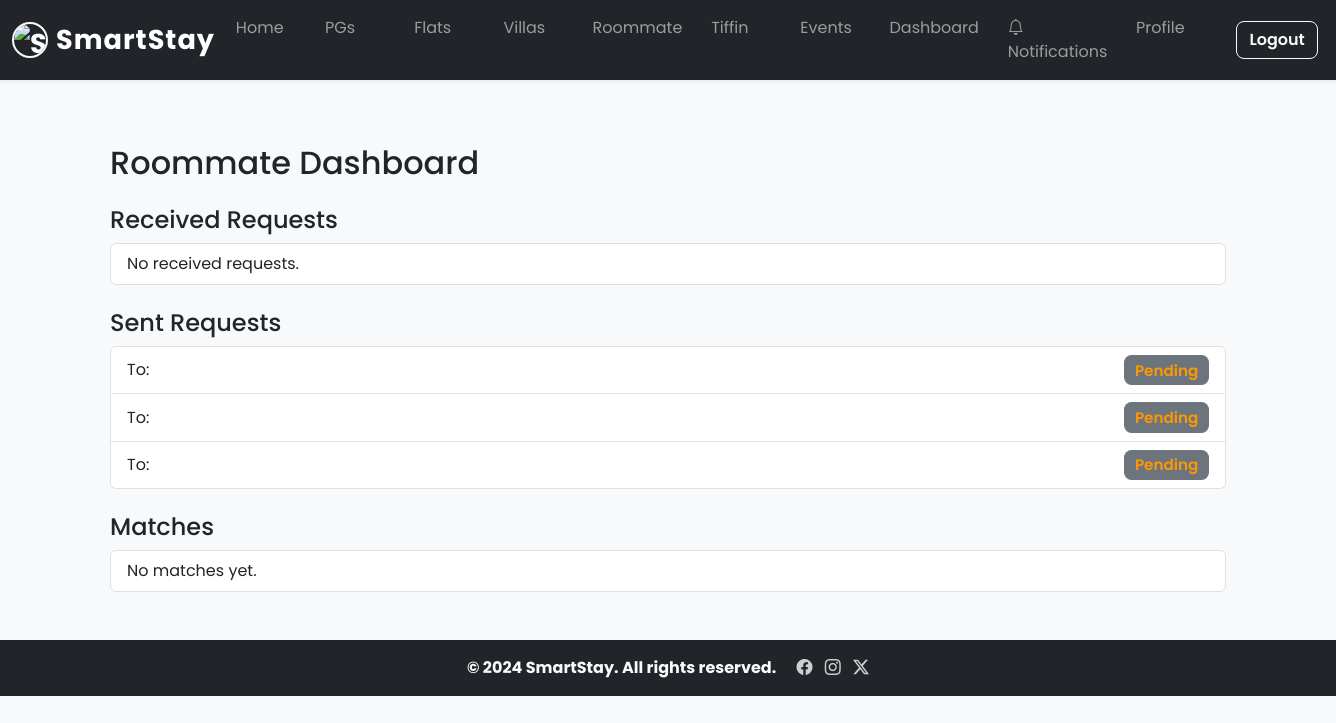
The app's page /roommates/requests (signed in) with its own data.
### models/models.py (models this page shows)
class RoommateRequest(db.Model):
    id = db.Column(db.Integer, primary_key=True)
    sender_id = db.Column(db.Integer, db.ForeignKey('user.id'), nullable=False)
    receiver_id = db.Column(db.Integer, db.ForeignKey('user.id'), nullable=False)
    status = db.Column(db.String(20), default='pending')  # pending, accepted, rejected
    timestamp = db.Column(db.DateTime, default=datetime.utcnow)
    sender = db.relationship('User', foreign_keys=[sender_id], backref='sent_roommate_requests')
    receiver = db.relationship('User', foreign_keys=[receiver_id], backref='received_roommate_requests')

### blueprints/roommate.py (the view)
@roommate_bp.route('/requests')
@login_required
def requests_dashboard():
    sent = RoommateRequest.query.filter_by(sender_id=current_user.id).all()
    received = RoommateRequest.query.filter_by(receiver_id=current_user.id).all()
    matches = RoommateRequest.query.filter_by(status='accepted').filter(
        (RoommateRequest.sender_id==current_user.id) | (RoommateRequest.receiver_id==current_user.id)
    ).all()
    return render_template('roommate/dashboard.html', sent=sent, received=received, matches=matches)

### app.py (called while the page is built)
@login_manager.user_loader
def load_user(user_id):
    return User.query.get(int(user_id))

### templates/roommate/dashboard.html (shortened to what this page needs)
{% extends 'base.html' %}
{% block content %}
<div class="container py-5">
  <h2 class="mb-4">Roommate Dashboard</h2>
  <h4>Received Requests</h4>
  <ul class="list-group mb-4">
    {% for req in received %}
      <li class="list-group-item d-flex justify-content-between align-items-center">
        From: {{ req.sender.username }}
        <span>
          {% if req.status == 'pending' %}
            <form method="post" action="{{ url_for('roommate.accept_request', req_id=req.id) }}" style="display:inline-block;">
              <button type="submit" class="btn btn-success btn-sm">Accept</button>
            </form>
            <form method="post" action="{{ url_for('roommate.reject_request', req_id=req.id) }}" style="display:inline-block;">
              <button type="submit" class="btn btn-danger btn-sm">Reject</button>
            </form>
          {% else %}
            <span class="badge bg-secondary">{{ req.status|capitalize }}</span>
          {% endif %}
        </span>
      </li>
    {% else %}
      <li class="list-group-item">No received requests.</li>
    {% endfor %}
  </ul>
  <h4>Sent Requests</h4>
  <ul class="list-group mb-4">
    {% for req in sent %}
      <li class="list-group-item d-flex justify-content-between align-items-center">
        To: {{ req.receiver.username }}
        <span class="badge bg-secondary">{{ req.status|capitalize }}</span>
      </li>
    {% else %}
      <li class="list-group-item">No sent requests.</li>
    {% endfor %}
  </ul>
  <h4>Matches</h4>
  <ul class="list-group">
    {% for match in matches %}
      <li class="list-group-item">
        Matched with: {% if match.sender_id == current_user.id %}{{ match.receiver.username }}{% else %}{{ match.sender.username }}{% endif %}
        <a href="#" class="btn btn-outline-primary btn-sm ms-2">Chat</a>
      </li>
    {% else %}
      <li class="list-group-item">No matches yet.</li>
    {% endfor %}
  </ul>
</div>
{% endblock %}

### static/css/style.css (style rules this page uses)
body { background-color: #f8f9fa; font-family: 'Poppins', sans-serif; }
.badge { font-size: 0.95em; padding: 0.5em 0.7em; border-radius: 0.5em; background: #fff3e0; color: #ff9800; font-weight: 600; }

### templates/base.html (style rules this page uses)
body, h1, h2, h3, h4, h5, h6, .navbar, .footer, .btn, .card, .form-control { font-family: 'Poppins', sans-serif !important; }

### records on screen
RoommateRequest: status "Pending"
RoommateRequest: status "Pending"
RoommateRequest: status "Pending"
